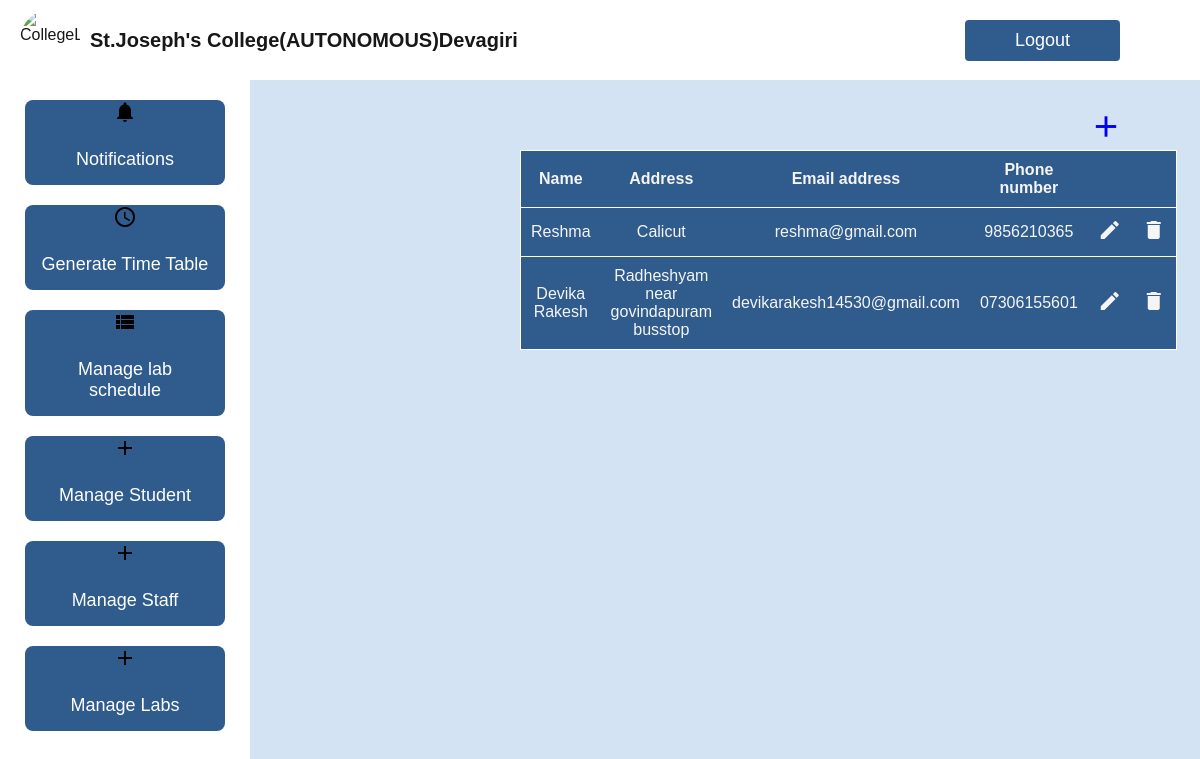
The app's page /administrator/viewfaculty/, older data.
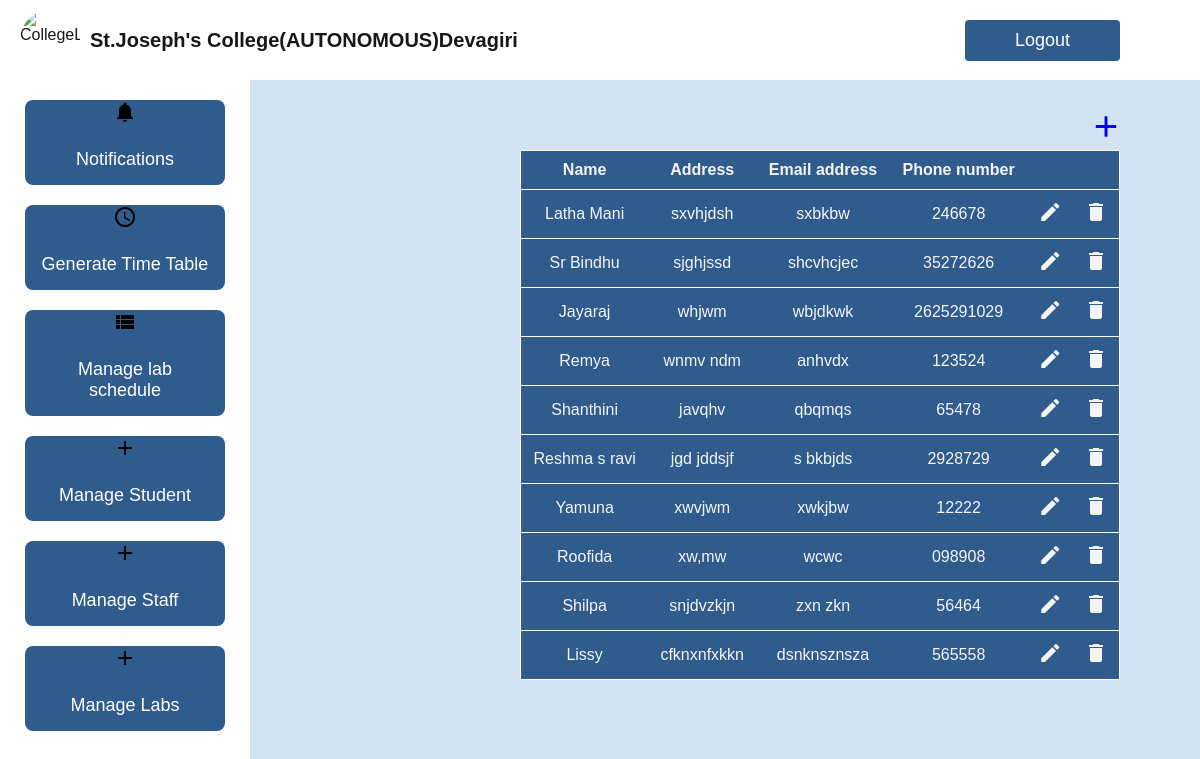
The same page, newer data.
### administrator/models.py (models this page shows, shortened)
class Faculty1(models.Model):
    loginid=models.ForeignKey(Userprofile,on_delete=models.CASCADE,null=True,blank=True)
    name = models.CharField(max_length=100)
    address=models.CharField(max_length=100)
    email=models.CharField(max_length=100)
    phone=models.CharField(max_length=100)

### administrator/views.py (the view)
# urls.py: path('viewfaculty/',Viewfaculty.as_view(),name='viewfaculty'),
class Viewfaculty(View):
    def get(self,request):
        f=Faculty1.objects.all()
        return render(request,'admin/viewfaculty.html',{'faculties':f})

### templates/admin/viewfaculty.html (shortened to what this page needs)
{% extends 'admin/adminbase.html' %}
{%block body%}
  <div class="plusbutton">
    <a href="/administrator/addfaculty/"><i class="material-icons" style="font-size: 35px;">add</i></a>
  </div>
    <div>
      <table id="table1">
        <tr>
            <th>Name</th>
            <th>Address</th>
            <th>Email address</th>
            <th>Phone number</th>
            </tr>
           {% for i in faculties %}
            <tr>
                <td>{{i.name}}</td>
                <td>{{i.address}}</td>
                <td>{{i.email}}</td>
                <td>{{i.phone}}</td>
                <td><a href="/administrator/updatefaculty/{{i.id}}"><i class="material-icons" style="color: whitesmoke;">edit</i></a></td>
                <td><a href="/administrator/Deletefaculty/{{i.id}}"><i class="material-icons" style="color: whitesmoke;">delete</i></a></td>
        </tr>
        {% endfor %}
    </table>
    </div>
{% endblock %}

Row changes from the older to the newer data that the page shows:
removed Faculty1: name "Reshma", address "Calicut", email "reshma@gmail.com", phone "9856210365"
removed Faculty1: name "Devika Rakesh", address "Radheshyam near govindapuram busstop", email "devikarakesh14530@gmail.com", phone "07306155601"
added Faculty1: name "Latha Mani", address "sxvhjdsh", email "sxbkbw", phone "246678"
added Faculty1: name "Sr Bindhu", address "sjghjssd", email "shcvhcjec", phone "35272626"
added Faculty1: name "Jayaraj", address "whjwm", email "wbjdkwk", phone "2625291029"
added Faculty1: name "Remya", address "wnmv ndm", email "anhvdx", phone "123524"
added Faculty1: name "Shanthini", address "javqhv", email "qbqmqs", phone "65478"
added Faculty1: name "Reshma s ravi", address "jgd jddsjf", email "s bkbjds", phone "2928729"
added Faculty1: name "Yamuna", address "xwvjwm", email "xwkjbw", phone "12222"
added Faculty1: name "Roofida", address "xw,mw", email "wcwc", phone "098908"
added Faculty1: name "Shilpa", address "snjdvzkjn", email "zxn zkn", phone "56464"
added Faculty1: name "Lissy", address "cfknxnfxkkn", email "dsnknsznsza", phone "565558"
